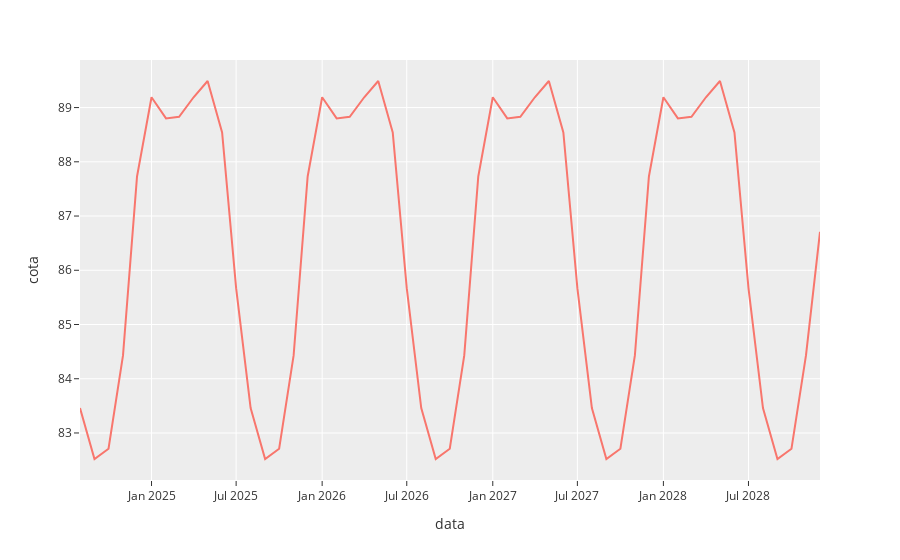

The notebook cell saved with this chart:
### Markdown cell above
Além de edições, podemos visualizar informações contidas no modif. Por exemplo, a variação
da cota de montante de JIRAU ao longo do tempo:

### Code cell
from inewave.newave.modif import CMONT

registros_cmont = [
    r for r in arq_modif.modificacoes_usina(codigo=285) if isinstance(r, CMONT)
]
datas = [r.data_inicio for r in registros_cmont]
cotas = [r.nivel for r in registros_cmont]
df_cmont = pd.DataFrame(data={"data": datas, "cota": cotas})
fig = px.line(df_cmont, x="data", y="cota")
fig

### Figure 1 — Plotly figure (JSON) as saved in the notebook; plotly's stock layout.template omitted (floating-point values rounded to 4 significant figures)
{"data": [{"hovertemplate": "data=%{x}<br>cota=%{y}<extra></extra>", "legendgroup": "", "line": {"color": "#F8766D", "dash": "solid"}, "marker": {"symbol": "circle"}, "mode": "lines", "name": "", "orientation": "v", "showlegend": false, "x": ["2024-08-01T00:00:00", "2024-09-01T00:00:00", "2024-10-01T00:00:00", "2024-11-01T00:00:00", "2024-12-01T00:00:00", "2025-01-01T00:00:00", "2025-02-01T00:00:00", "2025-03-01T00:00:00", "2025-04-01T00:00:00", "2025-05-01T00:00:00", "2025-06-01T00:00:00", "2025-07-01T00:00:00", "2025-08-01T00:00:00", "2025-09-01T00:00:00", "2025-10-01T00:00:00", "2025-11-01T00:00:00", "2025-12-01T00:00:00", "2026-01-01T00:00:00", "2026-02-01T00:00:00", "2026-03-01T00:00:00", "2026-04-01T00:00:00", "2026-05-01T00:00:00", "2026-06-01T00:00:00", "2026-07-01T00:00:00", "2026-08-01T00:00:00", "2026-09-01T00:00:00", "2026-10-01T00:00:00", "2026-11-01T00:00:00", "2026-12-01T00:00:00", "2027-01-01T00:00:00", "2027-02-01T00:00:00", "2027-03-01T00:00:00", "2027-04-01T00:00:00", "2027-05-01T00:00:00", "2027-06-01T00:00:00", "2027-07-01T00:00:00", "2027-08-01T00:00:00", "2027-09-01T00:00:00", "2027-10-01T00:00:00", "2027-11-01T00:00:00", "2027-12-01T00:00:00", "2028-01-01T00:00:00", "2028-02-01T00:00:00", "2028-03-01T00:00:00", "2028-04-01T00:00:00", "2028-05-01T00:00:00", "2028-06-01T00:00:00", "2028-07-01T00:00:00", "2028-08-01T00:00:00", "2028-09-01T00:00:00", "2028-10-01T00:00:00", "2028-11-01T00:00:00", "2028-12-01T00:00:00"], "xaxis": "x", "y": [83.46, 82.52, 82.71, 84.43, 87.73, 89.19, 88.8, 88.83, 89.19, 89.49, 88.54, 85.67, 83.46, 82.52, 82.71, 84.43, 87.73, 89.19, 88.8, 88.83, 89.19, 89.49, 88.54, 85.67, 83.46, 82.52, 82.71, 84.43, 87.73, 89.19, 88.8, 88.83, 89.19, 89.49, 88.54, 85.67, 83.46, 82.52, 82.71, 84.43, 87.73, 89.19, 88.8, 88.83, 89.19, 89.49, 88.54, 85.67, 83.46, 82.52, 82.71, 84.43, 86.71], "yaxis": "y", "type": "scatter"}], "layout": {"xaxis": {"anchor": "y", "domain": [0.0, 1.0], "title": {"text": "data"}}, "yaxis": {"anchor": "x", "domain": [0.0, 1.0], "title": {"text": "cota"}}, "legend": {"tracegroupgap": 0}, "margin": {"t": 60}}}
